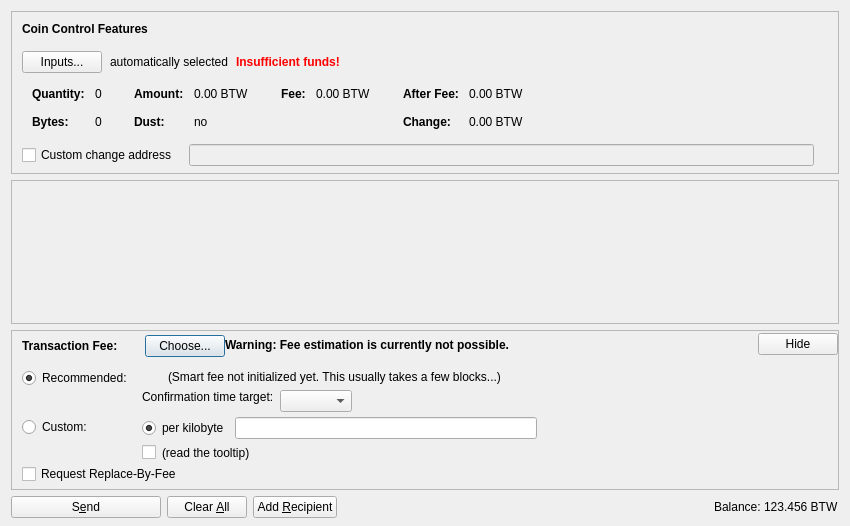
<?xml version="1.0" encoding="UTF-8"?>
<ui version="4.0">
 <class>SendCoinsDialog</class>
 <widget class="QDialog" name="SendCoinsDialog">
  <property name="geometry">
   <rect>
    <x>0</x>
    <y>0</y>
    <width>850</width>
    <height>526</height>
   </rect>
  </property>
  <property name="windowTitle">
   <string>Send Coins</string>
  </property>
  <layout class="QVBoxLayout" name="verticalLayout" stretch="0,1,0,0">
   <property name="bottomMargin">
    <number>8</number>
   </property>
   <item>
    <widget class="QFrame" name="frameCoinControl">
     <property name="sizePolicy">
      <sizepolicy hsizetype="Expanding" vsizetype="Expanding">
       <horstretch>0</horstretch>
       <verstretch>0</verstretch>
      </sizepolicy>
     </property>
     <property name="maximumSize">
      <size>
       <width>16777215</width>
       <height>16777215</height>
      </size>
     </property>
     <property name="frameShape">
      <enum>QFrame::StyledPanel</enum>
     </property>
     <property name="frameShadow">
      <enum>QFrame::Sunken</enum>
     </property>
     <layout class="QVBoxLayout" name="verticalLayoutCoinControl2">
      <property name="spacing">
       <number>0</number>
      </property>
      <property name="leftMargin">
       <number>0</number>
      </property>
      <property name="topMargin">
       <number>0</number>
      </property>
      <property name="rightMargin">
       <number>0</number>
      </property>
      <property name="bottomMargin">
       <number>6</number>
      </property>
      <item>
       <layout class="QVBoxLayout" name="verticalLayoutCoinControl" stretch="0,0,0,0,1">
        <property name="spacing">
         <number>0</number>
        </property>
        <property name="leftMargin">
         <number>10</number>
        </property>
        <property name="topMargin">
         <number>10</number>
        </property>
        <item>
         <layout class="QHBoxLayout" name="horizontalLayoutCoinControl1">
          <property name="bottomMargin">
           <number>15</number>
          </property>
          <item>
           <widget class="QLabel" name="labelCoinControlFeatures">
            <property name="sizePolicy">
             <sizepolicy hsizetype="Preferred" vsizetype="Maximum">
              <horstretch>0</horstretch>
              <verstretch>0</verstretch>
             </sizepolicy>
            </property>
            <property name="font">
             <font>
              <weight>75</weight>
              <bold>true</bold>
             </font>
            </property>
            <property name="styleSheet">
             <string notr="true">font-weight:bold;</string>
            </property>
            <property name="text">
             <string>Coin Control Features</string>
            </property>
           </widget>
          </item>
         </layout>
        </item>
        <item>
         <layout class="QHBoxLayout" name="horizontalLayoutCoinControl2" stretch="0,0,0,0">
          <property name="spacing">
           <number>8</number>
          </property>
          <property name="bottomMargin">
           <number>10</number>
          </property>
          <item>
           <widget class="QPushButton" name="pushButtonCoinControl">
            <property name="styleSheet">
             <string notr="true"/>
            </property>
            <property name="text">
             <string>Inputs...</string>
            </property>
            <property name="autoDefault">
             <bool>false</bool>
            </property>
           </widget>
          </item>
          <item>
           <widget class="QLabel" name="labelCoinControlAutomaticallySelected">
            <property name="text">
             <string>automatically selected</string>
            </property>
            <property name="margin">
             <number>5</number>
            </property>
           </widget>
          </item>
          <item>
           <widget class="QLabel" name="labelCoinControlInsuffFunds">
            <property name="font">
             <font>
              <weight>75</weight>
              <bold>true</bold>
             </font>
            </property>
            <property name="styleSheet">
             <string notr="true">color:red;font-weight:bold;</string>
            </property>
            <property name="text">
             <string>Insufficient funds!</string>
            </property>
            <property name="margin">
             <number>5</number>
            </property>
           </widget>
          </item>
          <item>
           <spacer name="horizontalSpacerCoinControl">
            <property name="orientation">
             <enum>Qt::Horizontal</enum>
            </property>
            <property name="sizeHint" stdset="0">
             <size>
              <width>40</width>
              <height>1</height>
             </size>
            </property>
           </spacer>
          </item>
         </layout>
        </item>
        <item>
         <widget class="QWidget" name="widgetCoinControl" native="true">
          <property name="sizePolicy">
           <sizepolicy hsizetype="Preferred" vsizetype="Preferred">
            <horstretch>0</horstretch>
            <verstretch>0</verstretch>
           </sizepolicy>
          </property>
          <property name="minimumSize">
           <size>
            <width>0</width>
            <height>0</height>
           </size>
          </property>
          <property name="styleSheet">
           <string notr="true"/>
          </property>
          <layout class="QHBoxLayout" name="horizontalLayoutCoinControl5">
           <property name="leftMargin">
            <number>0</number>
           </property>
           <property name="topMargin">
            <number>0</number>
           </property>
           <property name="rightMargin">
            <number>0</number>
           </property>
           <property name="bottomMargin">
            <number>0</number>
           </property>
           <item>
            <layout class="QHBoxLayout" name="horizontalLayoutCoinControl3" stretch="0,0,0,1">
             <property name="spacing">
              <number>20</number>
             </property>
             <property name="topMargin">
              <number>0</number>
             </property>
             <property name="bottomMargin">
              <number>10</number>
             </property>
             <item>
              <layout class="QFormLayout" name="formLayoutCoinControl1">
               <property name="horizontalSpacing">
                <number>10</number>
               </property>
               <property name="verticalSpacing">
                <number>14</number>
               </property>
               <property name="leftMargin">
                <number>10</number>
               </property>
               <property name="topMargin">
                <number>4</number>
               </property>
               <property name="rightMargin">
                <number>6</number>
               </property>
               <item row="0" column="0">
                <widget class="QLabel" name="labelCoinControlQuantityText">
                 <property name="font">
                  <font>
                   <weight>75</weight>
                   <bold>true</bold>
                  </font>
                 </property>
                 <property name="text">
                  <string>Quantity:</string>
                 </property>
                 <property name="margin">
                  <number>0</number>
                 </property>
                </widget>
               </item>
               <item row="0" column="1">
                <widget class="QLabel" name="labelCoinControlQuantity">
                 <property name="cursor">
                  <cursorShape>IBeamCursor</cursorShape>
                 </property>
                 <property name="contextMenuPolicy">
                  <enum>Qt::ActionsContextMenu</enum>
                 </property>
                 <property name="text">
                  <string notr="true">0</string>
                 </property>
                 <property name="margin">
                  <number>0</number>
                 </property>
                 <property name="textInteractionFlags">
                  <set>Qt::LinksAccessibleByMouse|Qt::TextSelectableByKeyboard|Qt::TextSelectableByMouse</set>
                 </property>
                </widget>
               </item>
               <item row="1" column="0">
                <widget class="QLabel" name="labelCoinControlBytesText">
                 <property name="font">
                  <font>
                   <weight>75</weight>
                   <bold>true</bold>
                  </font>
                 </property>
                 <property name="text">
                  <string>Bytes:</string>
                 </property>
                </widget>
               </item>
               <item row="1" column="1">
                <widget class="QLabel" name="labelCoinControlBytes">
                 <property name="cursor">
                  <cursorShape>IBeamCursor</cursorShape>
                 </property>
                 <property name="contextMenuPolicy">
                  <enum>Qt::ActionsContextMenu</enum>
                 </property>
                 <property name="text">
                  <string notr="true">0</string>
                 </property>
                 <property name="textInteractionFlags">
                  <set>Qt::LinksAccessibleByMouse|Qt::TextSelectableByKeyboard|Qt::TextSelectableByMouse</set>
                 </property>
                </widget>
               </item>
              </layout>
             </item>
             <item>
              <layout class="QFormLayout" name="formLayoutCoinControl2">
               <property name="horizontalSpacing">
                <number>10</number>
               </property>
               <property name="verticalSpacing">
                <number>14</number>
               </property>
               <property name="leftMargin">
                <number>6</number>
               </property>
               <property name="topMargin">
                <number>4</number>
               </property>
               <property name="rightMargin">
                <number>6</number>
               </property>
               <item row="0" column="0">
                <widget class="QLabel" name="labelCoinControlAmountText">
                 <property name="font">
                  <font>
                   <weight>75</weight>
                   <bold>true</bold>
                  </font>
                 </property>
                 <property name="text">
                  <string>Amount:</string>
                 </property>
                 <property name="margin">
                  <number>0</number>
                 </property>
                </widget>
               </item>
               <item row="0" column="1">
                <widget class="QLabel" name="labelCoinControlAmount">
                 <property name="cursor">
                  <cursorShape>IBeamCursor</cursorShape>
                 </property>
                 <property name="contextMenuPolicy">
                  <enum>Qt::ActionsContextMenu</enum>
                 </property>
                 <property name="text">
                  <string notr="true">0.00 BTW</string>
                 </property>
                 <property name="textInteractionFlags">
                  <set>Qt::LinksAccessibleByMouse|Qt::TextSelectableByKeyboard|Qt::TextSelectableByMouse</set>
                 </property>
                </widget>
               </item>
               <item row="1" column="0">
                <widget class="QLabel" name="labelCoinControlLowOutputText">
                 <property name="font">
                  <font>
                   <weight>75</weight>
                   <bold>true</bold>
                  </font>
                 </property>
                 <property name="text">
                  <string>Dust:</string>
                 </property>
                </widget>
               </item>
               <item row="1" column="1">
                <widget class="QLabel" name="labelCoinControlLowOutput">
                 <property name="cursor">
                  <cursorShape>IBeamCursor</cursorShape>
                 </property>
                 <property name="contextMenuPolicy">
                  <enum>Qt::ActionsContextMenu</enum>
                 </property>
                 <property name="text">
                  <string notr="true">no</string>
                 </property>
                 <property name="textInteractionFlags">
                  <set>Qt::LinksAccessibleByMouse|Qt::TextSelectableByKeyboard|Qt::TextSelectableByMouse</set>
                 </property>
                </widget>
               </item>
              </layout>
             </item>
             <item>
              <layout class="QFormLayout" name="formLayoutCoinControl3">
               <property name="horizontalSpacing">
                <number>10</number>
               </property>
               <property name="verticalSpacing">
                <number>14</number>
               </property>
               <property name="leftMargin">
                <number>6</number>
               </property>
               <property name="topMargin">
                <number>4</number>
               </property>
               <property name="rightMargin">
                <number>6</number>
               </property>
               <item row="0" column="0">
                <widget class="QLabel" name="labelCoinControlFeeText">
                 <property name="font">
                  <font>
                   <weight>75</weight>
                   <bold>true</bold>
                  </font>
                 </property>
                 <property name="text">
                  <string>Fee:</string>
                 </property>
                 <property name="margin">
                  <number>0</number>
                 </property>
                </widget>
               </item>
               <item row="0" column="1">
                <widget class="QLabel" name="labelCoinControlFee">
                 <property name="cursor">
                  <cursorShape>IBeamCursor</cursorShape>
                 </property>
                 <property name="contextMenuPolicy">
                  <enum>Qt::ActionsContextMenu</enum>
                 </property>
                 <property name="text">
                  <string notr="true">0.00 BTW</string>
                 </property>
                 <property name="textInteractionFlags">
                  <set>Qt::LinksAccessibleByMouse|Qt::TextSelectableByKeyboard|Qt::TextSelectableByMouse</set>
                 </property>
                </widget>
               </item>
              </layout>
             </item>
             <item>
              <layout class="QFormLayout" name="formLayoutCoinControl4">
               <property name="horizontalSpacing">
                <number>10</number>
               </property>
               <property name="verticalSpacing">
                <number>14</number>
               </property>
               <property name="leftMargin">
                <number>6</number>
               </property>
               <property name="topMargin">
                <number>4</number>
               </property>
               <property name="rightMargin">
                <number>6</number>
               </property>
               <item row="0" column="0">
                <widget class="QLabel" name="labelCoinControlAfterFeeText">
                 <property name="font">
                  <font>
                   <weight>75</weight>
                   <bold>true</bold>
                  </font>
                 </property>
                 <property name="text">
                  <string>After Fee:</string>
                 </property>
                 <property name="margin">
                  <number>0</number>
                 </property>
                </widget>
               </item>
               <item row="0" column="1">
                <widget class="QLabel" name="labelCoinControlAfterFee">
                 <property name="cursor">
                  <cursorShape>IBeamCursor</cursorShape>
                 </property>
                 <property name="contextMenuPolicy">
                  <enum>Qt::ActionsContextMenu</enum>
                 </property>
                 <property name="text">
                  <string notr="true">0.00 BTW</string>
                 </property>
                 <property name="textInteractionFlags">
                  <set>Qt::LinksAccessibleByMouse|Qt::TextSelectableByKeyboard|Qt::TextSelectableByMouse</set>
                 </property>
                </widget>
               </item>
               <item row="1" column="0">
                <widget class="QLabel" name="labelCoinControlChangeText">
                 <property name="font">
                  <font>
                   <weight>75</weight>
                   <bold>true</bold>
                  </font>
                 </property>
                 <property name="text">
                  <string>Change:</string>
                 </property>
                </widget>
               </item>
               <item row="1" column="1">
                <widget class="QLabel" name="labelCoinControlChange">
                 <property name="cursor">
                  <cursorShape>IBeamCursor</cursorShape>
                 </property>
                 <property name="contextMenuPolicy">
                  <enum>Qt::ActionsContextMenu</enum>
                 </property>
                 <property name="text">
                  <string notr="true">0.00 BTW</string>
                 </property>
                 <property name="textInteractionFlags">
                  <set>Qt::LinksAccessibleByMouse|Qt::TextSelectableByKeyboard|Qt::TextSelectableByMouse</set>
                 </property>
                </widget>
               </item>
              </layout>
             </item>
            </layout>
           </item>
          </layout>
         </widget>
        </item>
        <item>
         <layout class="QHBoxLayout" name="horizontalLayoutCoinControl4" stretch="0,0,0">
          <property name="spacing">
           <number>12</number>
          </property>
          <property name="sizeConstraint">
           <enum>QLayout::SetDefaultConstraint</enum>
          </property>
          <property name="topMargin">
           <number>5</number>
          </property>
          <property name="rightMargin">
           <number>5</number>
          </property>
          <item>
           <widget class="QCheckBox" name="checkBoxCoinControlChange">
            <property name="toolTip">
             <string>If this is activated, but the change address is empty or invalid, change will be sent to a newly generated address.</string>
            </property>
            <property name="text">
             <string>Custom change address</string>
            </property>
           </widget>
          </item>
          <item>
           <widget class="QValidatedLineEdit" name="lineEditCoinControlChange">
            <property name="enabled">
             <bool>false</bool>
            </property>
            <property name="sizePolicy">
             <sizepolicy hsizetype="Expanding" vsizetype="Fixed">
              <horstretch>0</horstretch>
              <verstretch>0</verstretch>
             </sizepolicy>
            </property>
           </widget>
          </item>
          <item>
           <widget class="QLabel" name="labelCoinControlChangeLabel">
            <property name="sizePolicy">
             <sizepolicy hsizetype="Preferred" vsizetype="Expanding">
              <horstretch>0</horstretch>
              <verstretch>0</verstretch>
             </sizepolicy>
            </property>
            <property name="minimumSize">
             <size>
              <width>0</width>
              <height>0</height>
             </size>
            </property>
            <property name="text">
             <string/>
            </property>
            <property name="margin">
             <number>3</number>
            </property>
           </widget>
          </item>
         </layout>
        </item>
        <item>
         <spacer name="verticalSpacerCoinControl">
          <property name="orientation">
           <enum>Qt::Vertical</enum>
          </property>
          <property name="sizeHint" stdset="0">
           <size>
            <width>800</width>
            <height>1</height>
           </size>
          </property>
         </spacer>
        </item>
       </layout>
      </item>
     </layout>
    </widget>
   </item>
   <item>
    <widget class="QScrollArea" name="scrollArea">
     <property name="widgetResizable">
      <bool>true</bool>
     </property>
     <widget class="QWidget" name="scrollAreaWidgetContents">
      <property name="geometry">
       <rect>
        <x>0</x>
        <y>0</y>
        <width>830</width>
        <height>104</height>
       </rect>
      </property>
      <layout class="QVBoxLayout" name="verticalLayout_2" stretch="0,1">
       <property name="leftMargin">
        <number>0</number>
       </property>
       <property name="topMargin">
        <number>0</number>
       </property>
       <property name="rightMargin">
        <number>0</number>
       </property>
       <property name="bottomMargin">
        <number>0</number>
       </property>
       <item>
        <layout class="QVBoxLayout" name="entries">
         <property name="spacing">
          <number>6</number>
         </property>
        </layout>
       </item>
       <item>
        <spacer name="verticalSpacer">
         <property name="orientation">
          <enum>Qt::Vertical</enum>
         </property>
         <property name="sizeHint" stdset="0">
          <size>
           <width>20</width>
           <height>40</height>
          </size>
         </property>
        </spacer>
       </item>
      </layout>
     </widget>
    </widget>
   </item>
   <item>
    <widget class="QFrame" name="frameFee">
     <property name="sizePolicy">
      <sizepolicy hsizetype="Expanding" vsizetype="Expanding">
       <horstretch>0</horstretch>
       <verstretch>0</verstretch>
      </sizepolicy>
     </property>
     <property name="maximumSize">
      <size>
       <width>16777215</width>
       <height>16777215</height>
      </size>
     </property>
     <property name="frameShape">
      <enum>QFrame::StyledPanel</enum>
     </property>
     <property name="frameShadow">
      <enum>QFrame::Sunken</enum>
     </property>
     <layout class="QVBoxLayout" name="verticalLayoutFee1">
      <property name="spacing">
       <number>0</number>
      </property>
      <property name="leftMargin">
       <number>0</number>
      </property>
      <property name="topMargin">
       <number>0</number>
      </property>
      <property name="rightMargin">
       <number>0</number>
      </property>
      <property name="bottomMargin">
       <number>0</number>
      </property>
      <item>
       <layout class="QVBoxLayout" name="verticalLayoutFee2" stretch="0,0,0">
        <property name="spacing">
         <number>0</number>
        </property>
        <property name="leftMargin">
         <number>10</number>
        </property>
        <property name="topMargin">
         <number>0</number>
        </property>
        <item>
         <layout class="QHBoxLayout" name="horizontalLayoutFee1">
          <property name="bottomMargin">
           <number>0</number>
          </property>
          <item>
           <layout class="QVBoxLayout" name="verticalLayoutFee7">
            <property name="spacing">
             <number>0</number>
            </property>
            <item>
             <spacer name="verticalSpacerSmartFee">
              <property name="orientation">
               <enum>Qt::Vertical</enum>
              </property>
              <property name="sizeType">
               <enum>QSizePolicy::Fixed</enum>
              </property>
              <property name="sizeHint" stdset="0">
               <size>
                <width>1</width>
                <height>4</height>
               </size>
              </property>
             </spacer>
            </item>
            <item>
             <layout class="QHBoxLayout" name="horizontalLayoutSmartFee">
              <property name="spacing">
               <number>10</number>
              </property>
              <item>
               <widget class="QLabel" name="labelFeeHeadline">
                <property name="sizePolicy">
                 <sizepolicy hsizetype="Preferred" vsizetype="Maximum">
                  <horstretch>0</horstretch>
                  <verstretch>0</verstretch>
                 </sizepolicy>
                </property>
                <property name="font">
                 <font>
                  <weight>75</weight>
                  <bold>true</bold>
                 </font>
                </property>
                <property name="styleSheet">
                 <string notr="true">font-weight:bold;</string>
                </property>
                <property name="text">
                 <string>Transaction Fee:</string>
                </property>
               </widget>
              </item>
              <item>
               <widget class="QLabel" name="labelFeeMinimized">
                <property name="text">
                 <string/>
                </property>
               </widget>
              </item>
              <item>
               <widget class="QPushButton" name="buttonChooseFee">
                <property name="text">
                 <string>Choose...</string>
                </property>
               </widget>
              </item>
             </layout>
            </item>
            <item>
             <spacer name="verticalSpacer_5">
              <property name="orientation">
               <enum>Qt::Vertical</enum>
              </property>
              <property name="sizeHint" stdset="0">
               <size>
                <width>1</width>
                <height>1</height>
               </size>
              </property>
             </spacer>
            </item>
           </layout>
          </item>
          <item>
           <widget class="QLabel" name="fallbackFeeWarningLabel">
            <property name="toolTip">
             <string>Using the fallbackfee can result in sending a transaction that will take several hours or days (or never) to confirm. Consider choosing your fee manually or wait until you have validated the complete chain.</string>
            </property>
            <property name="font">
            <font>
                <weight>75</weight>
                <bold>true</bold>
            </font>
            </property>
            <property name="text">
             <string>Warning: Fee estimation is currently not possible.</string>
            </property>
            <property name="wordWrap">
             <bool>false</bool>
            </property>
           </widget>
          </item>
          <item>
           <spacer name="horizontalSpacer_4">
            <property name="orientation">
             <enum>Qt::Horizontal</enum>
            </property>
            <property name="sizeType">
             <enum>QSizePolicy::MinimumExpanding</enum>
            </property>
            <property name="sizeHint" stdset="0">
             <size>
              <width>40</width>
              <height>20</height>
             </size>
            </property>
           </spacer>
          </item>
          <item>
           <widget class="QPushButton" name="buttonMinimizeFee">
            <property name="toolTip">
             <string>collapse fee-settings</string>
            </property>
            <property name="text">
             <string>Hide</string>
            </property>
           </widget>
          </item>
         </layout>
        </item>
        <item>
         <widget class="QFrame" name="frameFeeSelection">
          <layout class="QVBoxLayout" name="verticalLayoutFee12">
           <property name="spacing">
            <number>0</number>
           </property>
           <property name="leftMargin">
            <number>0</number>
           </property>
           <property name="topMargin">
            <number>0</number>
           </property>
           <property name="rightMargin">
            <number>0</number>
           </property>
           <property name="bottomMargin">
            <number>0</number>
           </property>
           <item>
            <layout class="QGridLayout" name="gridLayoutFee">
             <property name="topMargin">
              <number>10</number>
             </property>
             <property name="bottomMargin">
              <number>4</number>
             </property>
             <property name="horizontalSpacing">
              <number>10</number>
             </property>
             <property name="verticalSpacing">
              <number>4</number>
             </property>
             <item row="1" column="1">
              <layout class="QVBoxLayout" name="verticalLayoutFee8">
               <property name="spacing">
                <number>6</number>
               </property>
               <item>
                <layout class="QHBoxLayout" name="horizontalLayoutFee13">
                 <item>
                  <widget class="QRadioButton" name="radioCustomPerKilobyte">
                   <property name="toolTip">
                    <string>If the custom fee is set to 1000 satoshis and the transaction is only 250 bytes, then &quot;per kilobyte&quot; only pays 250 satoshis in fee, while &quot;total at least&quot; pays 1000 satoshis. For transactions bigger than a kilobyte both pay by kilobyte.</string>
                   </property>
                   <property name="text">
                    <string>per kilobyte</string>
                   </property>
                   <property name="checked">
                    <bool>true</bool>
                   </property>
                   <attribute name="buttonGroup">
                    <string notr="true">groupCustomFee</string>
                   </attribute>
                  </widget>
                 </item>
                 <item>
                  <widget class="BitcoinAmountField" name="customFee"/>
                 </item>
                 <item>
                  <spacer name="horizontalSpacer_6">
                   <property name="orientation">
                    <enum>Qt::Horizontal</enum>
                   </property>
                   <property name="sizeHint" stdset="0">
                    <size>
                     <width>1</width>
                     <height>1</height>
                    </size>
                   </property>
                  </spacer>
                 </item>
                </layout>
               </item>
               <item>
                <layout class="QHBoxLayout" name="horizontalLayoutFee8">
                 <item>
                  <widget class="QCheckBox" name="checkBoxMinimumFee">
                   <property name="toolTip">
                    <string>Paying only the minimum fee is just fine as long as there is less transaction volume than space in the blocks. But be aware that this can end up in a never confirming transaction once there is more demand for bitcoin transactions than the network can process.</string>
                   </property>
                   <property name="text">
                    <string/>
                   </property>
                  </widget>
                 </item>
                 <item>
                  <widget class="QLabel" name="labelMinFeeWarning">
                   <property name="enabled">
                    <bool>true</bool>
                   </property>
                   <property name="toolTip">
                    <string>Paying only the minimum fee is just fine as long as there is less transaction volume than space in the blocks. But be aware that this can end up in a never confirming transaction once there is more demand for bitcoin transactions than the network can process.</string>
                   </property>
                   <property name="text">
                    <string>(read the tooltip)</string>
                   </property>
                   <property name="margin">
                    <number>5</number>
                   </property>
                  </widget>
                 </item>
                 <item>
                  <spacer name="horizontalSpacer_2">
                   <property name="orientation">
                    <enum>Qt::Horizontal</enum>
                   </property>
                   <property name="sizeHint" stdset="0">
                    <size>
                     <width>1</width>
                     <height>1</height>
                    </size>
                   </property>
                  </spacer>
                 </item>
                </layout>
               </item>
              </layout>
             </item>
             <item row="0" column="0">
              <layout class="QVBoxLayout" name="verticalLayoutFee4" stretch="0,1">
               <item>
                <widget class="QRadioButton" name="radioSmartFee">
                 <property name="text">
                  <string>Recommended:</string>
                 </property>
                 <property name="checked">
                  <bool>true</bool>
                 </property>
                 <attribute name="buttonGroup">
                  <string notr="true">groupFee</string>
                 </attribute>
                </widget>
               </item>
               <item>
                <spacer name="verticalSpacer_2">
                 <property name="orientation">
                  <enum>Qt::Vertical</enum>
                 </property>
                 <property name="sizeHint" stdset="0">
                  <size>
                   <width>1</width>
                   <height>1</height>
                  </size>
                 </property>
                </spacer>
               </item>
              </layout>
             </item>
             <item row="1" column="0">
              <layout class="QVBoxLayout" name="verticalLayoutFee9" stretch="0,1">
               <item>
                <widget class="QRadioButton" name="radioCustomFee">
                 <property name="text">
                  <string>Custom:</string>
                 </property>
                 <attribute name="buttonGroup">
                  <string notr="true">groupFee</string>
                 </attribute>
                </widget>
               </item>
               <item>
                <spacer name="verticalSpacer_6">
                 <property name="orientation">
                  <enum>Qt::Vertical</enum>
                 </property>
                 <property name="sizeHint" stdset="0">
                  <size>
                   <width>1</width>
                   <height>1</height>
                  </size>
                 </property>
                </spacer>
               </item>
              </layout>
             </item>
             <item row="0" column="1">
              <layout class="QVBoxLayout" name="verticalLayoutFee3" stretch="0,0,1">
               <property name="spacing">
                <number>6</number>
               </property>
               <property name="topMargin">
                <number>2</number>
               </property>
               <item>
                <layout class="QHBoxLayout" name="horizontalLayoutFee12">
                 <item>
                  <widget class="QLabel" name="labelSmartFee">
                   <property name="text">
                    <string/>
                   </property>
                   <property name="margin">
                    <number>2</number>
                   </property>
                  </widget>
                 </item>
                 <item>
                  <widget class="QLabel" name="labelFeeEstimation">
                   <property name="text">
                    <string/>
                   </property>
                  </widget>
                 </item>
                 <item>
                  <widget class="QLabel" name="labelSmartFee2">
                   <property name="text">
                    <string>(Smart fee not initialized yet. This usually takes a few blocks...)</string>
                   </property>
                   <property name="margin">
                    <number>2</number>
                   </property>
                  </widget>
                 </item>
                 <item>
                  <spacer name="horizontalSpacer_5">
                   <property name="orientation">
                    <enum>Qt::Horizontal</enum>
                   </property>
                   <property name="sizeHint" stdset="0">
                    <size>
                     <width>1</width>
                     <height>1</height>
                    </size>
                   </property>
                  </spacer>
                 </item>
                </layout>
               </item>
               <item>
                <layout class="QHBoxLayout" name="horizontalLayoutFee9">
                 <item>
                  <layout class="QVBoxLayout" name="verticalLayoutFee6">
                   <item>
                    <widget class="QLabel" name="labelSmartFee3">
                     <property name="text">
                      <string>Confirmation time target:</string>
                     </property>
                     <property name="margin">
                      <number>2</number>
                     </property>
                    </widget>
                   </item>
                   <item>
                    <spacer name="verticalSpacer_3">
                     <property name="orientation">
                      <enum>Qt::Vertical</enum>
                     </property>
                     <property name="sizeHint" stdset="0">
                      <size>
                       <width>1</width>
                       <height>1</height>
                      </size>
                     </property>
                    </spacer>
                   </item>
                  </layout>
                 </item>
                 <item>
                  <layout class="QVBoxLayout" name="verticalLayoutFee5">
                   <property name="rightMargin">
                    <number>30</number>
                   </property>
                   <item>
                    <layout class="QHBoxLayout" name="horizontalLayoutConfTarget">
                     <property name="bottomMargin">
                      <number>0</number>
                     </property>
                     <item>
                      <widget class="QComboBox" name="confTargetSelector"/>
                     </item>
                     <item>
                      <spacer name="horizontalSpacerConfTarget">
                       <property name="orientation">
                        <enum>Qt::Horizontal</enum>
                       </property>
                       <property name="sizeHint" stdset="0">
                        <size>
                         <width>40</width>
                         <height>20</height>
                        </size>
                       </property>
                      </spacer>
                     </item>
                    </layout>
                   </item>
                  </layout>
                 </item>
                </layout>
               </item>
               <item>
                <spacer name="verticalSpacer_4">
                 <property name="orientation">
                  <enum>Qt::Vertical</enum>
                 </property>
                 <property name="sizeHint" stdset="0">
                  <size>
                   <width>1</width>
                   <height>1</height>
                  </size>
                 </property>
                </spacer>
               </item>
              </layout>
             </item>
            </layout>
           </item>
           <item>
            <widget class="QCheckBox" name="optInRBF">
             <property name="text">
              <string>Request Replace-By-Fee</string>
             </property>
             <property name="toolTip">
              <string>Indicates that the sender may wish to replace this transaction with a new one paying higher fees (prior to being confirmed).</string>
             </property>
            </widget>
           </item>
          </layout>
         </widget>
        </item>
        <item>
         <spacer name="verticalSpacerFee">
          <property name="orientation">
           <enum>Qt::Vertical</enum>
          </property>
          <property name="sizeHint" stdset="0">
           <size>
            <width>40</width>
            <height>5</height>
           </size>
          </property>
         </spacer>
        </item>
       </layout>
      </item>
     </layout>
    </widget>
   </item>
   <item>
    <layout class="QHBoxLayout" name="horizontalLayout">
     <item>
      <widget class="QPushButton" name="sendButton">
       <property name="minimumSize">
        <size>
         <width>150</width>
         <height>0</height>
        </size>
       </property>
       <property name="toolTip">
        <string>Confirm the send action</string>
       </property>
       <property name="text">
        <string>S&amp;end</string>
       </property>
       <property name="icon">
        <iconset resource="../bitcoin.qrc">
         <normaloff>:/icons/send</normaloff>:/icons/send</iconset>
       </property>
       <property name="autoDefault">
        <bool>false</bool>
       </property>
       <property name="default">
        <bool>false</bool>
       </property>
      </widget>
     </item>
     <item>
      <widget class="QPushButton" name="clearButton">
       <property name="sizePolicy">
        <sizepolicy hsizetype="Minimum" vsizetype="Fixed">
         <horstretch>0</horstretch>
         <verstretch>0</verstretch>
        </sizepolicy>
       </property>
       <property name="toolTip">
        <string>Clear all fields of the form.</string>
       </property>
       <property name="text">
        <string>Clear &amp;All</string>
       </property>
       <property name="icon">
        <iconset resource="../bitcoin.qrc">
         <normaloff>:/icons/remove</normaloff>:/icons/remove</iconset>
       </property>
       <property name="autoDefault">
        <bool>false</bool>
       </property>
      </widget>
     </item>
     <item>
      <widget class="QPushButton" name="addButton">
       <property name="toolTip">
        <string>Send to multiple recipients at once</string>
       </property>
       <property name="text">
        <string>Add &amp;Recipient</string>
       </property>
       <property name="icon">
        <iconset resource="../bitcoin.qrc">
         <normaloff>:/icons/add</normaloff>:/icons/add</iconset>
       </property>
       <property name="autoDefault">
        <bool>false</bool>
       </property>
      </widget>
     </item>
     <item>
      <spacer name="horizontalSpacer">
       <property name="orientation">
        <enum>Qt::Horizontal</enum>
       </property>
       <property name="sizeHint" stdset="0">
        <size>
         <width>40</width>
         <height>20</height>
        </size>
       </property>
      </spacer>
     </item>
     <item>
      <layout class="QHBoxLayout" name="horizontalLayout_2">
       <property name="spacing">
        <number>3</number>
       </property>
       <item>
        <widget class="QLabel" name="label">
         <property name="sizePolicy">
          <sizepolicy hsizetype="Preferred" vsizetype="Fixed">
           <horstretch>0</horstretch>
           <verstretch>0</verstretch>
          </sizepolicy>
         </property>
         <property name="text">
          <string>Balance:</string>
         </property>
        </widget>
       </item>
       <item>
        <widget class="QLabel" name="labelBalance">
         <property name="sizePolicy">
          <sizepolicy hsizetype="Preferred" vsizetype="Fixed">
           <horstretch>0</horstretch>
           <verstretch>0</verstretch>
          </sizepolicy>
         </property>
         <property name="cursor">
          <cursorShape>IBeamCursor</cursorShape>
         </property>
         <property name="text">
          <string notr="true">123.456 BTW</string>
         </property>
         <property name="textInteractionFlags">
          <set>Qt::LinksAccessibleByMouse|Qt::TextSelectableByKeyboard|Qt::TextSelectableByMouse</set>
         </property>
        </widget>
       </item>
      </layout>
     </item>
    </layout>
   </item>
  </layout>
 </widget>
 <customwidgets>
  <customwidget>
   <class>QValidatedLineEdit</class>
   <extends>QLineEdit</extends>
   <header>qvalidatedlineedit.h</header>
  </customwidget>
  <customwidget>
   <class>BitcoinAmountField</class>
   <extends>QLineEdit</extends>
   <header>bitcoinamountfield.h</header>
   <container>1</container>
  </customwidget>
 </customwidgets>
 <resources>
  <include location="../bitcoin.qrc"/>
 </resources>
 <connections/>
 <buttongroups>
  <buttongroup name="groupFee"/>
  <buttongroup name="groupCustomFee"/>
 </buttongroups>
</ui>
